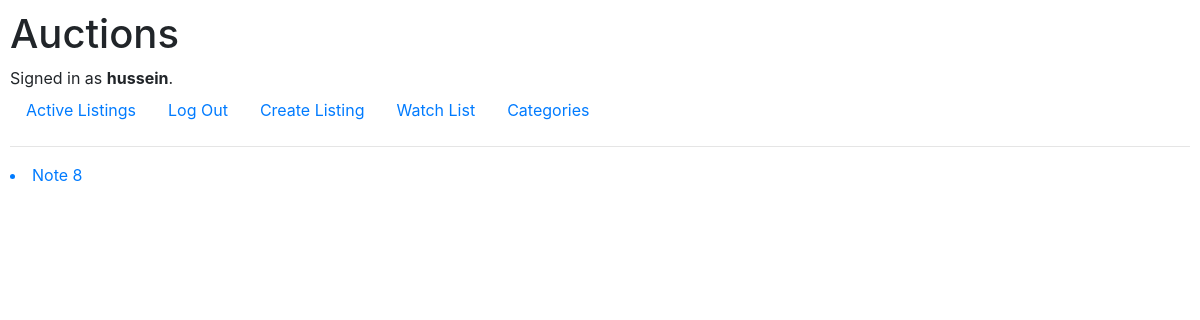
Page /category/5 (signed in) on the earlier database version.
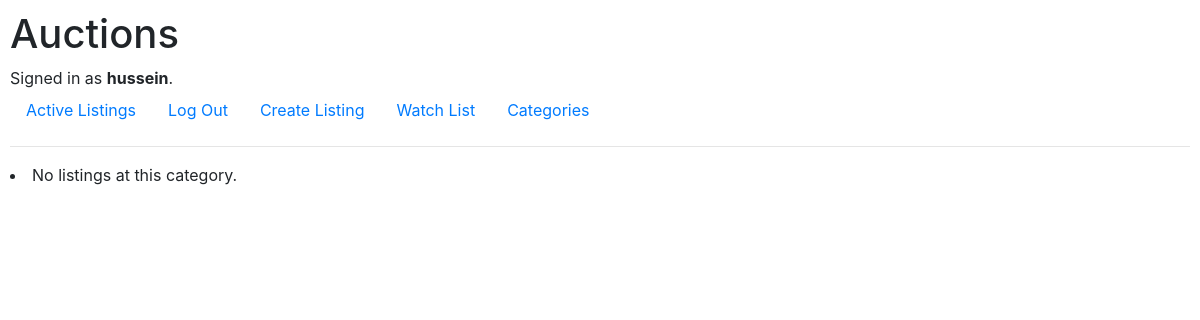
Same page on the later database version.
### auctions/models.py (models this page shows, shortened)
class AuctionListing(models.Model):
    status = models.BooleanField(default=True)
    title = models.CharField(max_length=100, null=False, blank=False)
    description = models.TextField(null=False, blank=False)
    image = models.URLField(null=True, blank=True)
    starting_price = models.DecimalField(
        max_digits=8,
        decimal_places=2,
        null=False,
        blank=False,
        validators=[MinValueValidator(0.01)],
    )
    current_price = models.DecimalField(
        max_digits=8,
        decimal_places=2,
        null=True,
        blank=True,
        validators=[MinValueValidator(0.01)],
    )
    time = models.DateTimeField(auto_now_add=True, null=False, blank=False)
    bidding_count = models.IntegerField(
        default=0, null=False, blank=False, validators=[MinValueValidator(0)]
    )
    highest_bid = models.OneToOneField(
        "Bid", on_delete=models.SET_NULL, null=True, blank=True
    )
    seller = models.ForeignKey(
        User,
        related_name="auction_listing",
        on_delete=models.CASCADE,
        null=False,
        blank=False,
    )
    category = models.ForeignKey(
        Category,
        related_name="auction_listing",
        on_delete=models.SET_DEFAULT,
        default=1,
        null=False,
        blank=False,
    )

### auctions/views.py (the view)
# urls.py: path("category", views.category, name="category"),
def category(request, category_id=None):
    if category_id:
        category = Category.objects.get(pk=category_id)
        listings = AuctionListing.objects.filter(category=category, status=True)
        return render(request, "auctions/category.html", {
            "listings": listings,
        })
    categories = Category.objects.all()
    return render(request, "auctions/categories.html", {
        "categories": categories,
    })

### auctions/templates/auctions/category.html
{% extends "auctions/layout.html" %}
{% block body %}
    {% for listing in listings %}
    <a href="{% url 'listing' listing.pk %}">
        <li>{{ listing.title }}</li>
    </a>
    {% empty %}
    <li>No listings at this category.</li>
    {% endfor %}
{% endblock %}

Differences in the rows shown:
no longer on this page (row edited): AuctionListing: title "Note 8"
Other differences:
text now shown: "No listings at this category."
